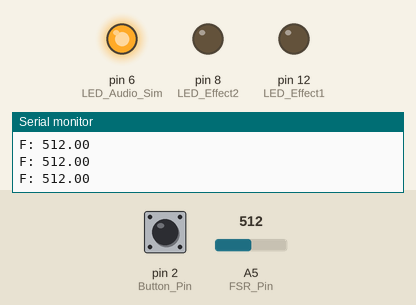
A sketch run on a simulated Arduino Uno, built with avr-gcc and run on an emulated ATmega328P. On the bench: output pins drawn as LEDs (lit = HIGH), the last lines printed to the serial monitor. The test bench sets the inputs (shaded band); at power-on: A5 (FSR_Pin) = 512, pin 2 (Button_Pin) LOW.

Above: at 1.2 s.
1.3 s: A5 (FSR_Pin) set to 27
2.8 s: A5 (FSR_Pin) set to 22
At 3.7 s:
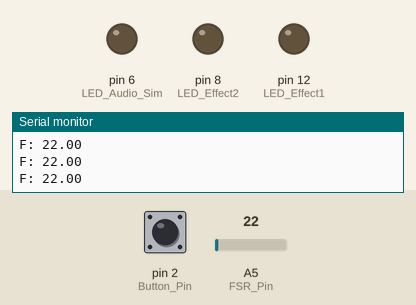
4.3 s: pin 2 (Button_Pin) pulled HIGH for 0.15 s
At 4.9 s:
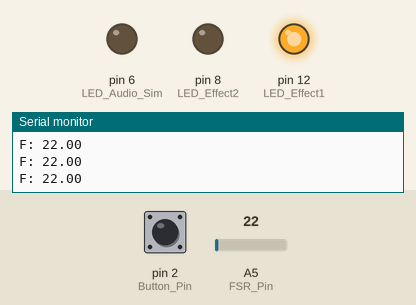
5.9 s: pin 2 (Button_Pin) pulled HIGH for 1 s
At 6.5 s:
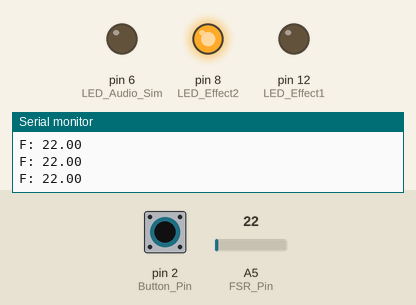
8.4 s: A5 (FSR_Pin) set to 122
At 9.0 s:
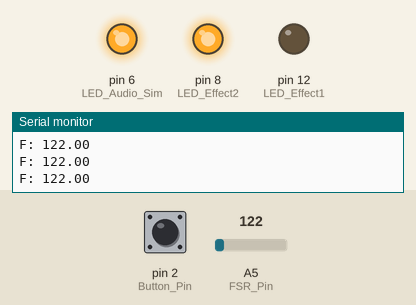
9.9 s: A5 (FSR_Pin) set to 15
At 10.5 s:
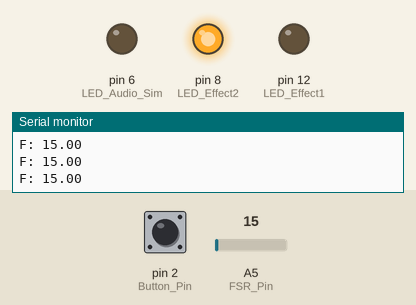
Timing chart, 0 to 12.4 s (numbered marks = the images above; inputs shaded):
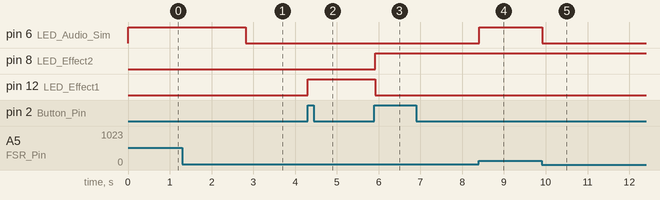

The sketch:

PID_Minproject_MTA20434.ino
```cpp
//const means that these values will not change during runtime
const int FSR_Pin = A5;
const int LED_Effect1 = 12;
const int LED_Effect2 = 8;
const int LED_Audio_Sim = 6;
const int Button_Pin = 2;
int buttonState = 0;
int buttonLastState = 0;
int state = 0;
int brightness = 0;
float FSR_Value = 0;

void setup() {
  //Opens up the Serial connection, and sets the datarate to be 9600
  Serial.begin(9600);
  //specify the task that each pin will do.
  pinMode(LED_Effect1, OUTPUT);
  pinMode(LED_Effect2, OUTPUT);
  pinMode(LED_Audio_Sim, OUTPUT);
  pinMode(Button_Pin, INPUT);
  pinMode(FSR_Pin, INPUT);
}

void loop() {
  //read the current state of the button
  buttonState = digitalRead(Button_Pin);

  //if the last state is different from the current, then:
  if (buttonState != buttonLastState && buttonState == HIGH) {
    //if state is below two, add one and print the value. else set it to 0.
    if (state < 2) {
      state++;
      Serial.print("S: ");
      Serial.println(state);
    } else {
      state = 0;
      Serial.print("S: ");
      Serial.println(state);
    }
    changedState(state);
  }

  //load in the state of the button, to compare with future button states.
  buttonLastState = buttonState;

  //Read FSR value and print it.
  FSR_Value = analogRead(FSR_Pin);
  Serial.print("F: ");
  Serial.println(FSR_Value);

  //change the brightness of the LED, depending on the value read from the FSR
  if(FSR_Value >=25){
  digitalWrite(LED_Audio_Sim, HIGH);
  }
  else
  {
    digitalWrite(LED_Audio_Sim, LOW);
  }
}

//changes which LED is on, depending on the value of the state verible.
void changedState(int state){
  switch(state){
    case 1:
    digitalWrite(LED_Effect1, HIGH);
    digitalWrite(LED_Effect2, LOW);
    break;
    case 2:
    digitalWrite(LED_Effect1, LOW);
    digitalWrite(LED_Effect2, HIGH);
    break;
    default:
    digitalWrite(LED_Effect1, LOW);
    digitalWrite(LED_Effect2, LOW);
    break;
  }
}
```

Measured:
- the behaviour switches between 25 and 24 on A5 (FSR_Pin) (found by bisection; images 0 and 1)
- after the input at 2.8 s, pin 6 (LED_Audio_Sim): HIGH → LOW at once
- after the input at 4.3 s, pin 12 (LED_Effect1): LOW → HIGH at once
- after the input at 5.9 s, pin 8 (LED_Effect2): LOW → HIGH at once; pin 12 (LED_Effect1): HIGH → LOW at once
- after the input at 8.4 s, pin 6 (LED_Audio_Sim): LOW → HIGH at once
- after the input at 9.9 s, pin 6 (LED_Audio_Sim): HIGH → LOW at once
